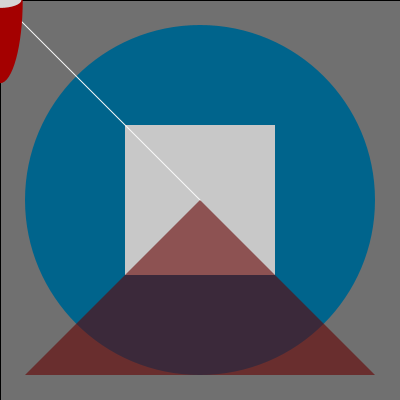
Frame 1 (no input)
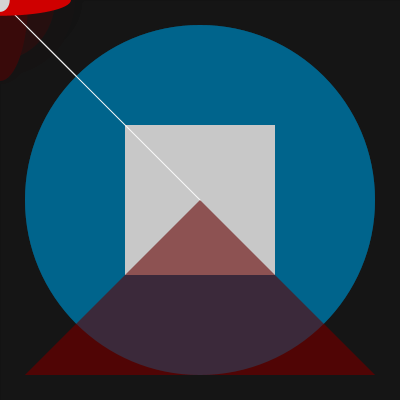
Frame 60 (the mouse pressed at the canvas centre just before this capture)
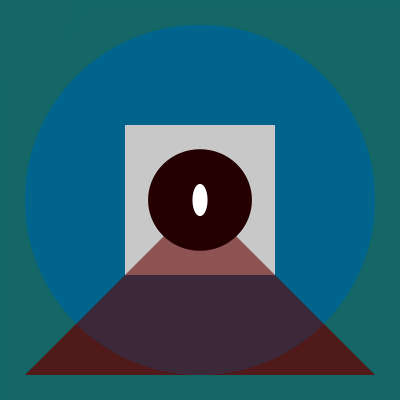
Frame 120 (the mouse held since frame 60 and released just before this capture)

The Processing sketch that drew these frames (run headless with seeded random() and noise(); from frame 60 on, the mouse is pressed at the canvas centre):

// Processing sketch: processing_57044
// ── processing_57044.pde

void setup() {
size(400,400);
}

void draw() {
  
fill(0,mouseX,mouseY,75); //0-400
rect(0,0,400,400);

fill(35,75);
rect(0,0,400,400);
  
  noStroke();
  fill(0,100,140); //0-255
ellipse(200,200,350,350); //center x, center y, width, height

noStroke();
fill (200); //0-250
rect(125,125,150,150); //center x, center y, width, height

stroke(250);
line(mouseX,mouseY,200,200);

noStroke();
fill(100,0,0,150);
triangle(25,375,200,200,375,375);

  noCursor();
   noStroke();
fill(random(255),0,0); //0-400
  ellipse(mouseX,mouseY,random(175),random(175)); 
  
fill(random(55)+200);
ellipse(mouseX,mouseY,random(50),random(50));


}
